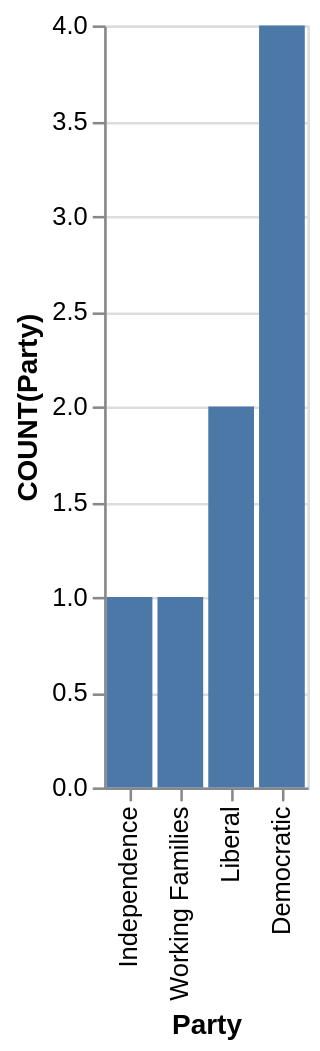

Describe this chart as a Vega-Lite specification.
### Vega-Lite specification from a JSON file in a GitHub repository (floating-point values rounded to 4 significant figures)
{"data": {"values": [{"x_data": "Independence", "y_data": 1}, {"x_data": "Working Families", "y_data": 1}, {"x_data": "Liberal", "y_data": 2}, {"x_data": "Democratic", "y_data": 4}]}, "mark": "bar", "encoding": {"x": {"field": "x_data", "type": "nominal", "title": "Party", "sort": {"op": "sum", "field": "y_data", "order": "ascending"}}, "y": {"field": "y_data", "type": "quantitative", "title": "COUNT(Party)"}}}
